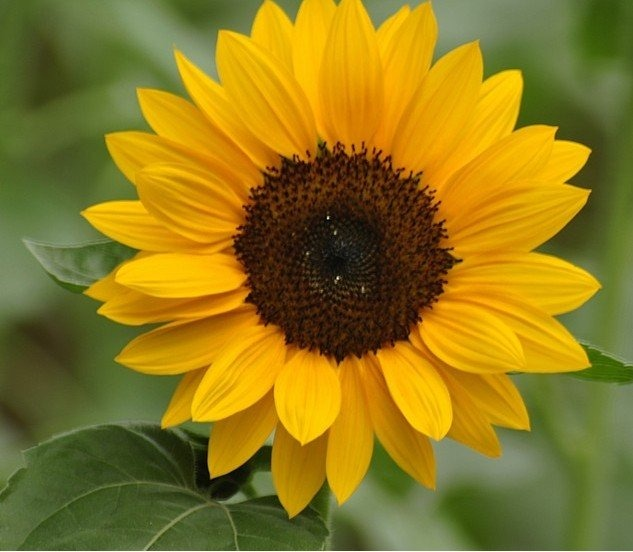
#> input picture Imagens/Girassol.png, 633 x 552 px, found by its file name
$ python 'Decompondo Imagem em Canais - Padrão RGB - Versão 1.0.0.py'
#> lines starting #> are read from the running program, lines starting #| are printed output that depends on the picture
# Referencia
# https://pyimagesearch.com/2021/01/23/splitting-and-merging-channels-with-opencv/

#
########################################################################
# Importação das Bibliotecas Necessárias
########################################################################
#
import cv2 as cv
import matplotlib.pyplot as plt
import os
import numpy as np

#
########################################################################
# Definições Gerais
########################################################################
#
BaseDir = "OpenCV/"
NomeJanela = "Imagem Base"
NomeImagem  = "Girassol.png"
CaminhoBase = "/home/asoares/" + BaseDir
CaminhoImagem = CaminhoBase + "Imagens/"

#
########################################################################
# Lendo a Imagem
########################################################################
#
ImagemColorida = cv.imread ( CaminhoImagem + NomeImagem, cv.IMREAD_COLOR)
#> ImagemColorida is the input picture: shape (552, 633, 3); mean B, G, R 29.1, 119.6, 140.8

#
########################################################################
# Checando se a Imagem Foi Lida com Sucesso
########################################################################
#
if ImagemColorida is None:
    os.system ("clear")
    print( "Não Foi Localizada a Imagem : ", NomeImagem)
    exit ()

#
########################################################################
# Reduzindo a Imagem
########################################################################
#
ImagemColorida = cv.resize ( ImagemColorida, (0,0), fx=0.5, fy=0.5, interpolation = cv.INTER_AREA)
#> ImagemColorida: shape (276, 316, 3)

#
########################################################################
# Decompondo a Imagem nos Diferentes Canais
########################################################################
#
Azul, Verde, Vermelho = cv.split(ImagemColorida)
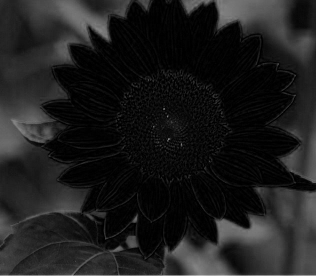
#> Azul: shape (276, 316); min 0, max 183, mean 29.1
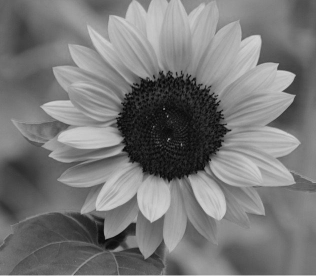
#> Verde: shape (276, 316); min 4, max 211, mean 119.8
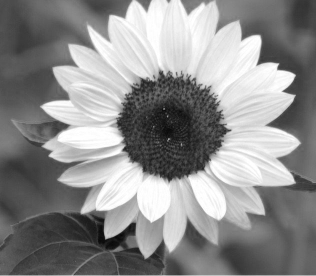
#> Vermelho: shape (276, 316); min 7, max 255, mean 141
zeros = np.zeros(ImagemColorida.shape[:2], dtype="uint8")
Vermelho = cv.merge([zeros, zeros, Vermelho])
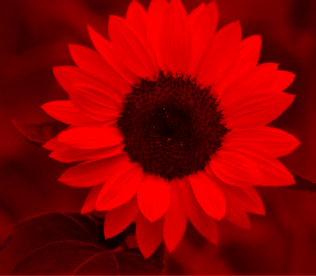
#> Vermelho: shape (276, 316, 3); mean of channels 0, 1, 2 0, 0, 141; drawn as B, G, R
Verde = cv.merge([zeros, Verde, zeros])
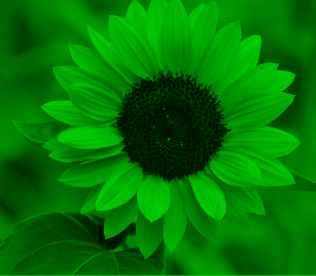
#> Verde: shape (276, 316, 3); mean of channels 0, 1, 2 0, 119.8, 0; drawn as B, G, R
Azul = cv.merge([Azul, zeros, zeros])
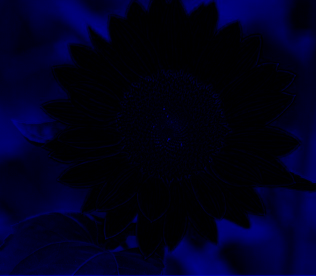
#> Azul: shape (276, 316, 3); mean of channels 0, 1, 2 29.1, 0, 0; drawn as B, G, R

#
########################################################################
# Salvando os Canais em Arquivos Diferentes
########################################################################
#
cv.imwrite( CaminhoImagem+"GirassolAzul.png", Azul)
cv.imwrite( CaminhoImagem+"GirassolVerde.png", Verde)
cv.imwrite( CaminhoImagem+"GirassolVermelho.png", Vermelho)

#
########################################################################
# Convertendo para Matplotlib
########################################################################
#
ImagemColorida = cv.cvtColor(ImagemColorida, cv.COLOR_BGR2RGB)
imgAzul = cv.cvtColor(Azul, cv.COLOR_BGR2RGB)
imgVerde = cv.cvtColor(Verde, cv.COLOR_BGR2RGB)
imgVermelho = cv.cvtColor(Vermelho, cv.COLOR_BGR2RGB)

#
########################################################################
# Apresentação dos Resultados
########################################################################
#
Grafico = plt.figure(figsize=(15,8))

Grafico.add_subplot(1,4,1)
plt.imshow(ImagemColorida )
plt.title("Original")

Grafico.add_subplot(1,4,2)
plt.imshow(imgAzul )
plt.title("Canal Azul")

Grafico.add_subplot(1,4,3)
plt.imshow(imgVerde )
plt.title("Canal Verde")

Grafico.add_subplot(1,4,4)
plt.imshow(imgVermelho )
plt.title("Canal Vermelho")

plt.subplots_adjust ( left   = 0.1,
                      bottom = 0.1,
                      right  = 0.9,
                      top    = 0.9,
                      wspace = 0.1,
                      hspace = 0.1 )

plt.show ()

########################################################################
# FIM DO PROGRAMA
########################################################################
